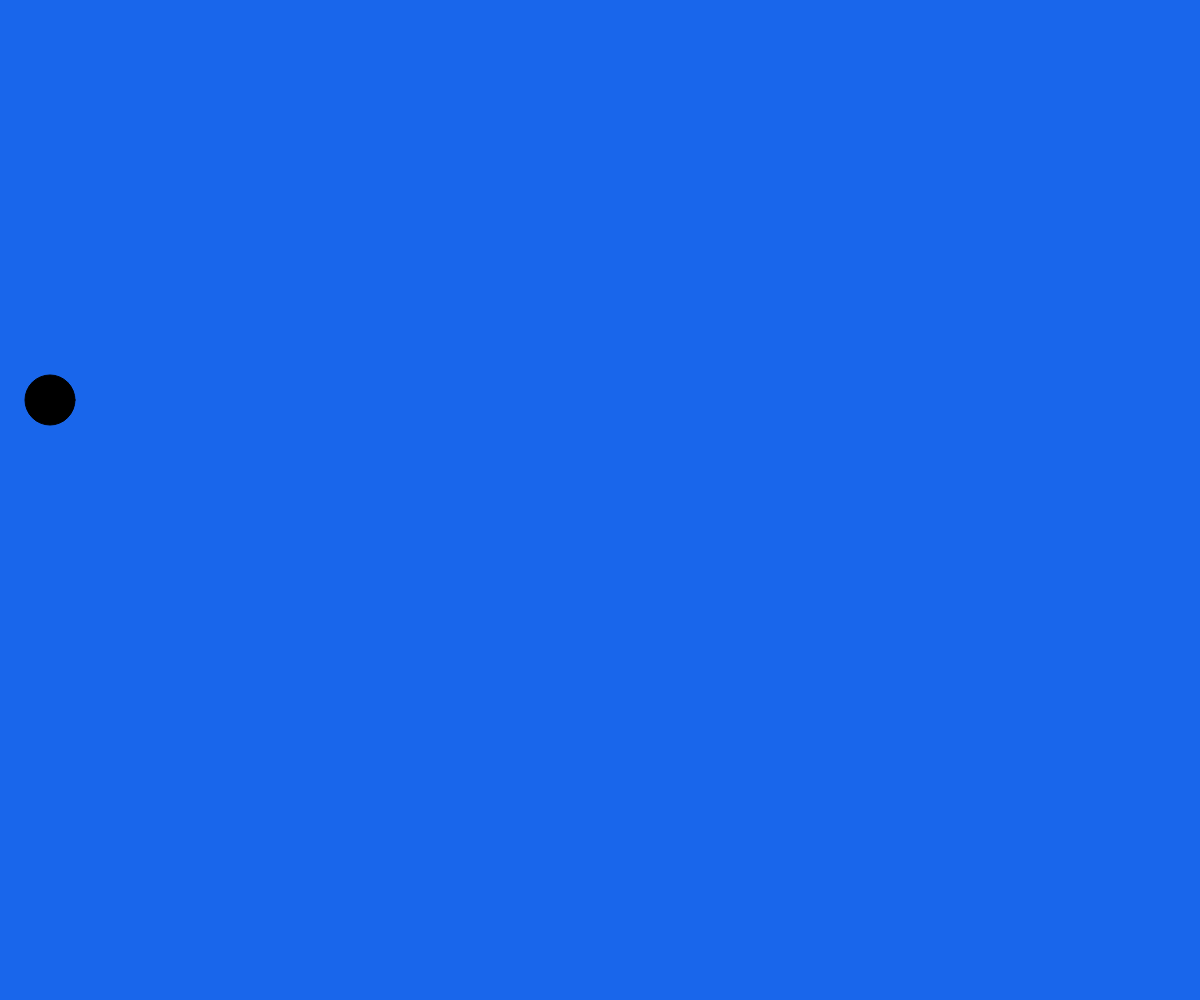
Frame 1 (no input)
Frame 60 (no input): identical to frame 1, image omitted
Frame 120 (the mouse pressed at the canvas centre since frame 60): identical to frame 1, image omitted

The p5.js sketch that drew this single still picture (run headless with seeded random() and noise() and a simulated clock; from frame 60 on, the mouse is pressed at the canvas centre):

// p5.js sketch
// ── sketch.js
//Frederick Cantarine, 50

//Hw-12 testing

let trampolines = [];
let trampolineNum = 3;


function setup(){
  createCanvas(windowWidth, windowHeight);
  bgColor = color('rgb(25, 102, 235)');

  for (let i = 0; i < trampolineNum; i++){
     trampolines.push(new Trampolines());
  }
}


function draw() {
  background(bgColor);
  fill(0);
  ellipse(50,400,50);

  while( trampolines.length < trampolineNum ){
    trampolines.push(new Trampolines());
  }

  for (var i = trampolines.length+1; i <= 0; i++){
    trampolines[i].frame();

  }

  }


  class Trampolines {

    constructor(){
      this.size_y = random(20, 100);
      this.size_x = this.size_y + this.size_y/3;
      this.loc_x = random(width);
      this.loc_y = 0;
      this.move_y = random(10, 15);
      this.body_color = color('rgb(49, 176, 18)');

      // this.size_x = 100;
      // this.size_y = 50;
      // this.loc_x = random(width);
      // this.loc_y = windowHeight - 100;
      // this.leg1_x1 = this.loc_x - 50;
      // this.leg1_y1 = this.loc_y;
      // this.leg1_x2 = this.loc_x - 20;
      // this.leg1_y2 = 0;
      // this.leg2_x1 = this.loc_x + 50;
      // this.leg2_y1 = this.loc_y;
      // this.leg2_x2 = this.loc_x + 20;
      // this.leg2_y2 = 0;
      // this.body_color = color(0);
      // this.deltaX = 1;
    }

    frame(){
      this.display();
    //  this.move();
    }

    display(){
      push();
      translate(this.loc_x, this.loc_y);
      fill(this.body_color);
      ellipse(0, 0, this.size_x, this.size_y);
      //ellipse(0, 0, this.size_x, this.size_y);
      // rect(this.leg1_x1. this.leg1_y1, this.leg1_x2, this.leg1_y2);
      // rect(this.leg2_x1. this.leg2_y1, this.leg2_x2, this.leg2_y2);
      pop();
    }

    // move(){
    // if (this.loc_x > -1) {
    //   this.loc_x = this.loc_x + 1 * this.deltaX;
    // }
    //
    // if (this.loc_x = 0) {
    //   this.deltaX = this.deltaX * -1;
    // }
    //
    // if (this.loc_x = windowWidth) {
    //   this.deltaX = this.deltaX * -1;
    // }
    //
    // }


  }
